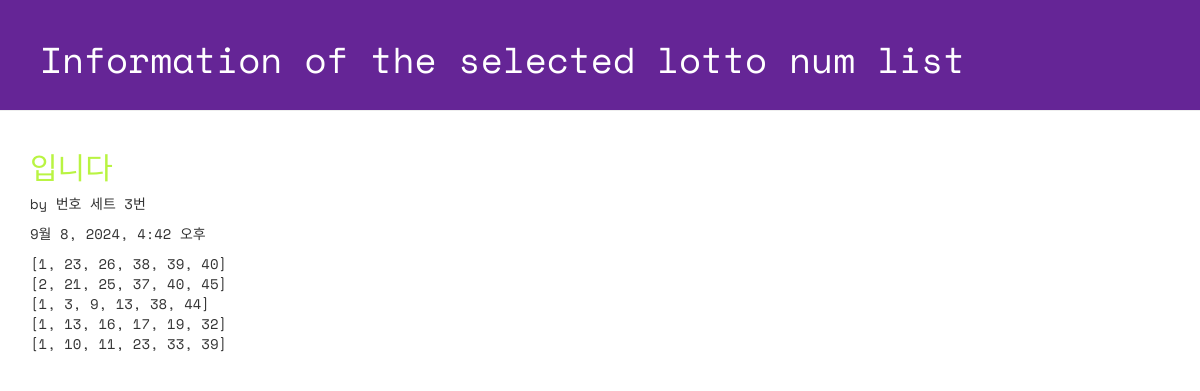
The app's page /lotto/4/detail with its own data.
### lotto/models.py (models this page shows, shortened)
class GuessNumbers(models.Model):
   name = models.CharField(max_length=24) # �ζ� ��ȣ ����Ʈ�� �̸�
   text = models.CharField(max_length=255) # �ζ� ��ȣ ����Ʈ�� ���� ����
   lottos = models.CharField(max_length=255, default='[1, 2, 3, 4, 5, 6]') # �ζ� ��ȣ���� ��� str
   num_lotto = models.IntegerField(default=5) # 6�� ��ȣ set�� ����
   update_date = models.DateTimeField()

### lotto/views.py (the view)
# urls.py: path('lotto/<int:lottokey>/detail', views.detail, name='detail'),
def detail(request, lottokey):
     lotto = GuessNumbers.objects.get(pk = lottokey) # primary key
     return render(request, "lotto/detail.html", {"lotto": lotto})

### lotto/templates/lotto/detail.html (shortened to what this page needs)
<!DOCTYPE html>
{% load static %}
<html lang="ko">
<head>
    <link rel="stylesheet" href="//maxcdn.bootstrapcdn.com/bootstrap/3.2.0/css/bootstrap.min.css">
    <link rel="stylesheet" href="//maxcdn.bootstrapcdn.com/bootstrap/3.2.0/css/bootstrap-theme.min.css">
    <link rel="stylesheet" href="{% static 'css/lotto.css'%}">
</head>
<body>
    <div class="page-header">
        <h1>Information of the selected lotto num list</h1>
    </div>
    <div class="container lotto">
        <h2>{{ lotto.text }}</h2>
        <p> by {{ lotto.name }}</p>
        <p> {{ lotto.update_date }}</p>
        <p> {{ lotto.lottos | linebreaksbr }}</p>
    </div>
</body>
</html>

### lotto/static/css/lotto.css (style rules this page uses)
.page-header { background-color: #652596; margin-top: 0; padding: 20px 20px 20px 40px; font-family: 'Space Mono', monospace; }
.page-header h1 { color: #FFFFFF; }
.container { font-family: 'Space Mono', monospace; }
.container h2 { color: #b9f442; }

### records on screen
GuessNumbers: text "입니다", name "번호 세트 3번", update_date "9월 8, 2024, 4:42 오후", lottos "[1, 23, 26, 38, 39, 40] [2, 21, 25, 37, 40, 45] [1, 3, 9, 13, 38, 44] [1, 13, 16, 17, 19, 32] [1, 10, 11, 23, 33, 39]"
